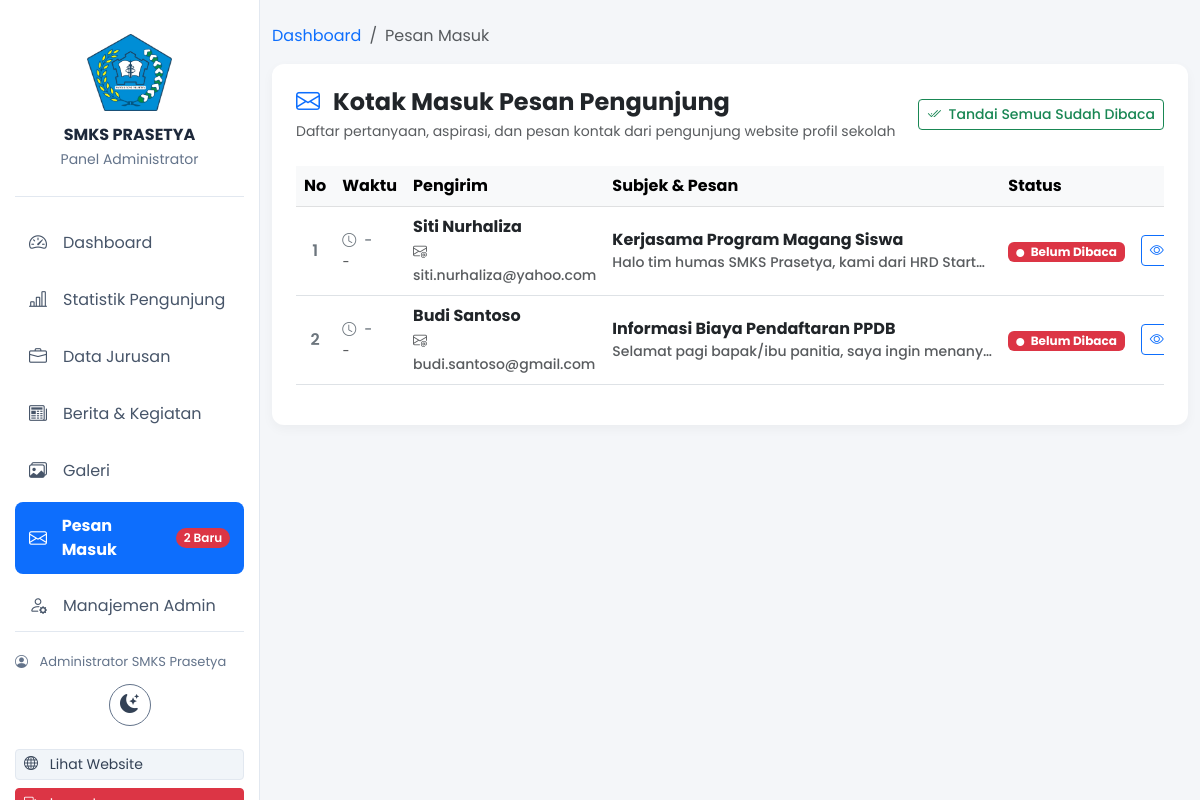
/admin/pesan/index.php (signed in), run on the app's committed database.
### tables this page shows
CREATE TABLE `pesan` (
  `id` INT AUTO_INCREMENT PRIMARY KEY,
  `nama` VARCHAR(100) NOT NULL,
  `email` VARCHAR(100) NOT NULL,
  `subjek` VARCHAR(150) NOT NULL,
  `pesan` TEXT NOT NULL,
  `status` ENUM('belum dibaca', 'sudah dibaca') DEFAULT 'belum dibaca',
  `tanggal` TIMESTAMP DEFAULT CURRENT_TIMESTAMP
);

### admin/pesan/index.php (the view, shortened to what this page needs)
<?php
require_once __DIR__ . '/../../config/koneksi.php';
$query = mysqli_query($conn, "SELECT * FROM pesan ORDER BY id DESC");
?>
<!DOCTYPE html>
<html lang="id">
<head>
    <link href="https://cdn.jsdelivr.net/npm/bootstrap@5.3.0/dist/css/bootstrap.min.css" rel="stylesheet">
    <link rel="stylesheet" href="https://cdn.jsdelivr.net/npm/bootstrap-icons@1.11.1/font/bootstrap-icons.css">
</head>
<body>
    <?php include '../navbar.php'; ?>
    <div class="container my-4">
        <nav aria-label="breadcrumb">
            <ol class="breadcrumb">
                <li class="breadcrumb-item">
                    <a href="../index.php" class="text-decoration-none">Dashboard</a>
                </li>
                <li class="breadcrumb-item active" aria-current="page">
                    Pesan Masuk
                </li>
            </ol>
        </nav>
        <div class="card card-custom bg-white p-4">
            <div class="d-flex justify-content-between align-items-center flex-wrap gap-2 mb-4">
                <div>
                    <h4 class="fw-bold mb-1">
                        <i class="bi bi-envelope text-primary me-2"></i>
                        Kotak Masuk Pesan Pengunjung
                    </h4>
                    <p class="text-muted small mb-0">
                        Daftar pertanyaan, aspirasi, dan pesan kontak dari pengunjung website profil sekolah
                    </p>
                </div>
                <?php if ($unread_count > 0) : ?>
                    <a href="index.php?action=read_all"
                       class="btn btn-outline-success btn-sm fw-medium"
                       onclick="return confirm('Tandai seluruh pesan baru sebagai sudah dibaca?');">
                        <i class="bi bi-check2-all me-1"></i> Tandai Semua Sudah Dibaca
                    </a>
                <?php endif; ?>
            </div>
            <div class="table-responsive">
                <table class="table table-hover align-middle">
                    <thead class="table-light">
                        <tr>
                            <th class="text-center" style="width: 50px;">No</th>
                            <th style="width: 140px;">Waktu</th>
                            <th style="width: 200px;">Pengirim</th>
                            <th>Subjek & Pesan</th>
                            <th style="width: 130px;">Status</th>
                            <th class="text-center" style="width: 140px;">Aksi</th>
                        </tr>
                    </thead>
                    <tbody>
                        <?php
                        $no = 1;
                        if (mysqli_num_rows($query) > 0) :
                            while ($row = mysqli_fetch_assoc($query)) :
                                $is_unread = ($row['status'] == 'belum dibaca');
                        ?>
                                <tr class="<?= $is_unread ? 'unread-row' : ''; ?>">
                                    <td class="text-center fw-semibold text-secondary">
                                        <?= $no++; ?>
                                    </td>
                                    <td class="small text-secondary text-nowrap">
                                        <i class="bi bi-clock me-1"></i>
                                        <?= !empty($row['tanggal_kirim'])
                                            ? date('d/m/Y', strtotime($row['tanggal_kirim']))
                                            : '-'; ?>
                                        <br>
                                        <small class="text-muted">
                                            <?= !empty($row['tanggal_kirim'])
                                                ? date('H:i', strtotime($row['tanggal_kirim'])) . ' WITA'
                                                : '-'; ?>
                                        </small>
                                    </td>
                                    <td>
                                        <span class="fw-bold text-dark d-block">
                                            <?= htmlspecialchars($row['nama']); ?>
                                        </span>
                                        <a href="mailto:<?= htmlspecialchars($row['email']); ?>"
                                            class="small text-muted text-decoration-none">
                                            <i class="bi bi-envelope-at me-1"></i>
                                            <?= htmlspecialchars($row['email']); ?>
                                        </a>
                                    </td>
                                    <td>
                                        <strong class="d-block text-dark">
                                            <?= htmlspecialchars($row['subjek']); ?>
                                        </strong>
                                        <p class="small text-muted mb-0 text-truncate" style="max-width: 380px;">
                                            <?= htmlspecialchars($row['pesan']); ?>
                                        </p>
                                    </td>
                                    <td>
                                        <?php if ($is_unread) : ?>
                                            <span class="badge bg-danger">
                                                <i class="bi bi-circle-fill me-1" style="font-size: 8px;"></i>
                                                Belum Dibaca
                                            </span>
                                        <?php else : ?>
                                            <span class="badge bg-secondary-subtle text-secondary border">
                                                Sudah Dibaca
                                            </span>
                                        <?php endif; ?>
                                    </td>
                                    <td class="text-center">
                                        <div class="btn-group btn-group-sm">
                                            <button type="button"
                                                class="btn btn-outline-primary"
                                                data-bs-toggle="modal"
                                                data-bs-target="#modalPesan<?= $row['id']; ?>"
                                                title="Baca Isi Lengkap">
                                                <i class="bi bi-eye"></i>
                                            </button>
                                        </div>
                                    </td>
                                </tr>
                        <?php
                            endwhile;
                        endif; ?>
                    </tbody>
                </table>
            </div>
        </div>
    </div>
</body>
</html>

### assets/css/theme.css (style rules this page uses)
:root { color-scheme: light; }
body { background-color: #f4f6f9; color: #334155; transition: background-color 0.2s, color 0.2s; }

### admin/pesan/index.php (style rules this page uses)
body { font-family: 'Poppins', sans-serif; background-color: #f4f6f9; }
.card-custom { border: none; border-radius: 12px; box-shadow: 0 4px 12px rgba(0, 0, 0, 0.04); }
.unread-row { background-color: #f0f7ff !important; font-weight: 500; }

### admin/navbar.php (style rules this page uses)
body { padding-left: 260px; }

### data on the page
pesan: nama "Siti Nurhaliza", email "siti.nurhaliza@yahoo.com", subjek "Kerjasama Program Magang Siswa", pesan "Halo tim humas SMKS Prasetya, kami dari HRD Start…", status "belum dibaca" (drawn)
pesan: nama "Budi Santoso", email "budi.santoso@gmail.com", subjek "Informasi Biaya Pendaftaran PPDB", pesan "Selamat pagi bapak/ibu panitia, saya ingin menany…", status "belum dibaca" (drawn)

### other printed values
$unread_count "2"
$nama_admin "Administrator SMKS Prasetya"
